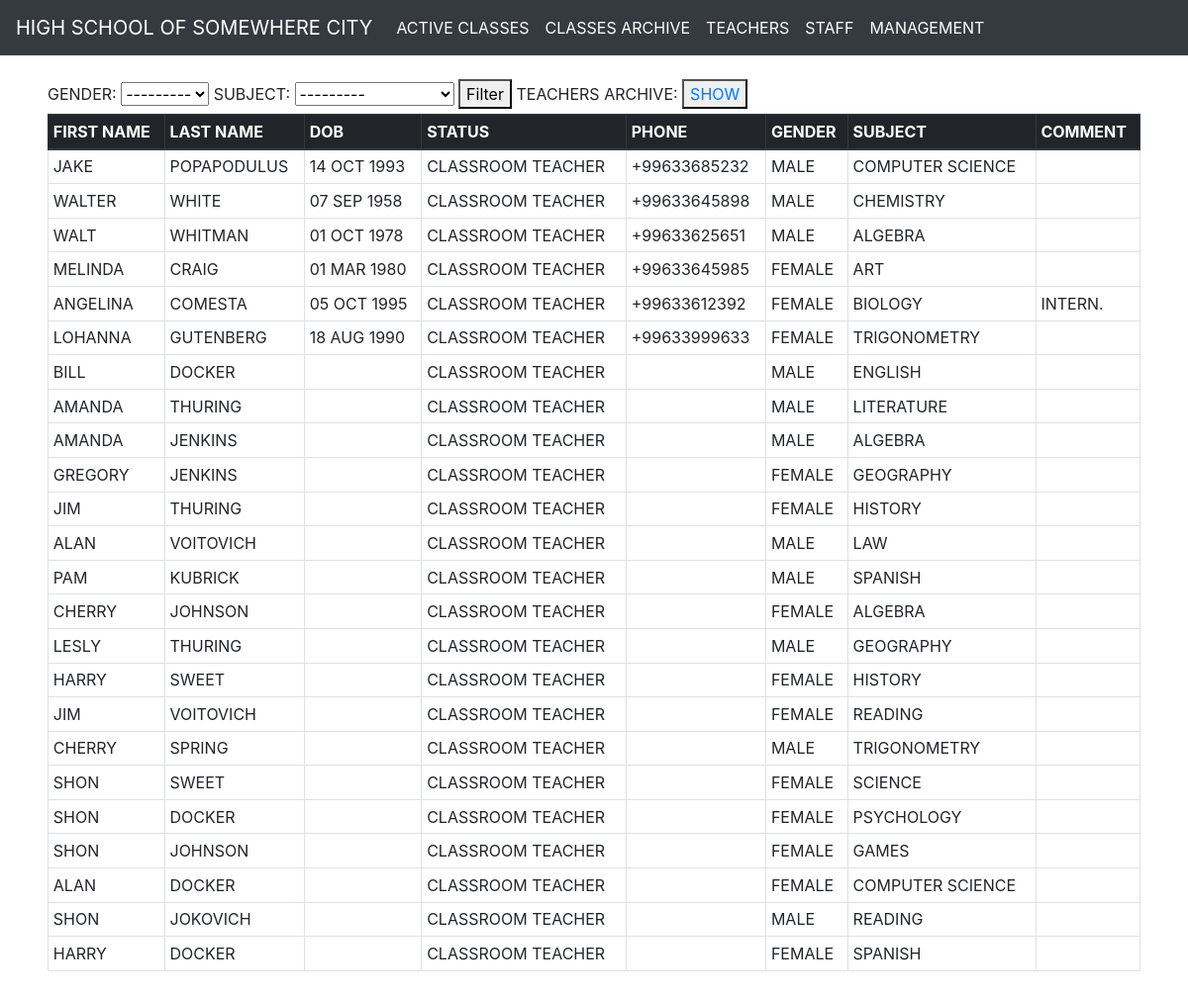
The page /teacher/active/ on the database its author committed.
### apps/main/models.py (models this page shows, shortened)
class Gender(models.Model):
    gender_id = models.SmallAutoField(primary_key=True)
    name = models.CharField(max_length=6)
    def __str__(self):
        return self.name
    class Meta:
        db_table = "gender"

class Subject(models.Model):
    subject_id = models.SmallAutoField(primary_key=True)
    name = models.CharField(max_length=50)
    def __str__(self):
        return self.name
    class Meta:
        db_table = "subject"

class PersonsCommonInfo(models.Model):
    first_name = models.CharField(max_length=50)
    last_name = models.CharField(max_length=50)
    date_of_birth = models.DateField(null=True, blank=True)
    is_active = models.BooleanField(default=True)
    comment = models.TextField(null=True, blank=True)
    date_of_create = models.DateTimeField(auto_now_add=True)
    date_of_update = models.DateTimeField(auto_now=True)
    gender = models.ForeignKey("Gender", on_delete=models.DO_NOTHING)
    class Meta:
        abstract = True

class Teacher(PersonsCommonInfo):
    teacher_id = models.BigAutoField(primary_key=True)
    is_classroom = models.BooleanField(null=True, blank=True, default=False)
    phone = models.CharField(null=True, blank=True, max_length=15, validators=[MinLengthValidator(7)])
    subject = models.ForeignKey("Subject", on_delete=models.DO_NOTHING)
    class Meta:
        db_table = "teacher"

### apps/main/views.py (the view)
# urls.py: path("teacher/active/", TeacherList.as_view(), name="teachers"),
class TeacherList(generic.ListView, utils.GeneralContext):
    queryset = Teacher.objects.select_related("gender", "subject").only(
        "first_name", "last_name", "date_of_birth", "is_classroom", "phone", "gender", "subject", "comment")
    template_name = "main/teacher_list.html"
    context_object_name = "teachers"
    def get_queryset(self):
        is_active = True
        if self.request.path == "/teacher/archive/":
            is_active = False
        qs = super().get_queryset().filter(is_active=is_active)
        if self.request.GET and not self.request.GET.get("page"):
            kwargs = {item: self.request.GET.get(item) for item in self.request.GET if self.request.GET.get(item)}
            qs = qs.filter(**kwargs)
        return qs
    def get_context_data(self, **kwargs):
        general_context = super().get_general_context()
        main_context = super().get_context_data(**kwargs)
        context = dict(list(general_context.items()) + list(main_context.items()))
        title = "Teachers"
        form = FilterForm()
        if self.request.path == "/teacher/archive/":
            title = "Teachers archive"
        context["title"] = title
        context["forms"] = form
        return context

### apps/main/forms.py
class FilterForm(forms.Form):
    gender = forms.ModelChoiceField(queryset=Gender.objects.all(), required=False, label="GENDER")
    subject = forms.ModelChoiceField(queryset=Subject.objects.all(), required=False, label="SUBJECT")
    year_of_foundation = forms.ChoiceField(choices=make_year_fields(SCHOOL_FOUNDATION_YEAR, class_years), required=False)
    classroom_teacher = forms.ModelChoiceField(queryset=Teacher.objects.all(), required=False, label="TEACHER")
    profession = forms.ModelChoiceField(queryset=Profession.objects.all(), required=False, label="PROFESSION")

### apps/main/utils.py (called while the page is built)
    def get_general_context(self, **kwargs):
        context = kwargs
        menu = main_menu.copy()
        context["menu"] = menu
        return context

### apps/main/templates/main/teacher_list.html (shortened to what this page needs)
{% extends 'main/base.html' %}
{% block content %}
<form method="GET">
    <label>GENDER: </label>
    {{forms.gender}}
    <label>SUBJECT: </label>
    {{forms.subject}}
    <button type="Submit">Filter</button>
    <label>TEACHERS ARCHIVE: </label>
    <button type="button"><a href="{% url 'teacher_archive' %}">SHOW</a></button>
</form>
<table class="table table-sm table-bordered">
    <thead class="thead-dark">
        <tr>
            <th scope="col">FIRST NAME</th>
            <th scope="col">LAST NAME</th>
            <th scope="col">DOB</th>
            <th scope="col">STATUS</th>
            <th scope="col">PHONE</th>
            <th scope="col">GENDER</th>
            <th scope="col">SUBJECT</th>
            <th scope="col">COMMENT</th>
        </tr>
    </thead>
    {% for teacher in teachers %}
        <tr>
            <td>{{teacher.first_name}}</td>
            <td>{{teacher.last_name}}</td>
            <td>{{ teacher.date_of_birth|date:"d M Y"|upper }}</td>
            {% if teacher.is_classroom %}
                <td>CLASSROOM TEACHER</td>
            {% else %}
                <td>REGULAR TEACHER</td>
            {% endif %}
            <td>{{teacher.phone|default_if_none:""}}</td>
            <td>{{teacher.gender.name|upper}}</td>
            <td>{{teacher.subject.name|upper}}</td>
            <td>{{teacher.comment|default_if_none:""|upper}}</td>
        </tr>
    {% endfor %}
</table>
<div class="pagination">
</div>
{% endblock content %}

### rows shown on the page
Gender: gender "---------"
Subject: subject "---------"
Teacher: first_name "JAKE", last_name "POPAPODULUS", date_of_birth "14 OCT 1993", is_classroom "CLASSROOM TEACHER", phone "+99633685232", gender.name "MALE", subject.name "COMPUTER SCIENCE"
Teacher: first_name "WALTER", last_name "WHITE", date_of_birth "07 SEP 1958", is_classroom "CLASSROOM TEACHER", phone "+99633645898", gender.name "MALE", subject.name "CHEMISTRY"
Teacher: first_name "WALT", last_name "WHITMAN", date_of_birth "01 OCT 1978", is_classroom "CLASSROOM TEACHER", phone "+99633625651", gender.name "MALE", subject.name "ALGEBRA"
Teacher: first_name "MELINDA", last_name "CRAIG", date_of_birth "01 MAR 1980", is_classroom "CLASSROOM TEACHER", phone "+99633645985", gender.name "FEMALE", subject.name "ART"
Teacher: first_name "ANGELINA", last_name "COMESTA", date_of_birth "05 OCT 1995", is_classroom "CLASSROOM TEACHER", phone "+99633612392", gender.name "FEMALE", subject.name "BIOLOGY", comment "INTERN."
Teacher: first_name "LOHANNA", last_name "GUTENBERG", date_of_birth "18 AUG 1990", is_classroom "CLASSROOM TEACHER", phone "+99633999633", gender.name "FEMALE", subject.name "TRIGONOMETRY"
Teacher: first_name "BILL", last_name "DOCKER", is_classroom "CLASSROOM TEACHER", gender.name "MALE", subject.name "ENGLISH"
Teacher: first_name "AMANDA", last_name "THURING", is_classroom "CLASSROOM TEACHER", gender.name "MALE", subject.name "LITERATURE"
Teacher: first_name "AMANDA", last_name "JENKINS", is_classroom "CLASSROOM TEACHER", gender.name "MALE", subject.name "ALGEBRA"
Teacher: first_name "GREGORY", last_name "JENKINS", is_classroom "CLASSROOM TEACHER", gender.name "FEMALE", subject.name "GEOGRAPHY"
Teacher: first_name "JIM", last_name "THURING", is_classroom "CLASSROOM TEACHER", gender.name "FEMALE", subject.name "HISTORY"
Teacher: first_name "ALAN", last_name "VOITOVICH", is_classroom "CLASSROOM TEACHER", gender.name "MALE", subject.name "LAW"
Teacher: first_name "PAM", last_name "KUBRICK", is_classroom "CLASSROOM TEACHER", gender.name "MALE", subject.name "SPANISH"
Teacher: first_name "CHERRY", last_name "JOHNSON", is_classroom "CLASSROOM TEACHER", gender.name "FEMALE", subject.name "ALGEBRA"
Teacher: first_name "LESLY", last_name "THURING", is_classroom "CLASSROOM TEACHER", gender.name "MALE", subject.name "GEOGRAPHY"
Teacher: first_name "HARRY", last_name "SWEET", is_classroom "CLASSROOM TEACHER", gender.name "FEMALE", subject.name "HISTORY"
Teacher: first_name "JIM", last_name "VOITOVICH", is_classroom "CLASSROOM TEACHER", gender.name "FEMALE", subject.name "READING"
Teacher: first_name "CHERRY", last_name "SPRING", is_classroom "CLASSROOM TEACHER", gender.name "MALE", subject.name "TRIGONOMETRY"
Teacher: first_name "SHON", last_name "SWEET", is_classroom "CLASSROOM TEACHER", gender.name "FEMALE", subject.name "SCIENCE"
Teacher: first_name "SHON", last_name "DOCKER", is_classroom "CLASSROOM TEACHER", gender.name "FEMALE", subject.name "PSYCHOLOGY"
Teacher: first_name "SHON", last_name "JOHNSON", is_classroom "CLASSROOM TEACHER", gender.name "FEMALE", subject.name "GAMES"
Teacher: first_name "ALAN", last_name "DOCKER", is_classroom "CLASSROOM TEACHER", gender.name "FEMALE", subject.name "COMPUTER SCIENCE"
Teacher: first_name "SHON", last_name "JOKOVICH", is_classroom "CLASSROOM TEACHER", gender.name "MALE", subject.name "READING"
Teacher: first_name "HARRY", last_name "DOCKER", is_classroom "CLASSROOM TEACHER", gender.name "FEMALE", subject.name "SPANISH"

### other values the page prints
{{ menu.0 }} "ACTIVE CLASSES"
{{ menu.1 }} "CLASSES ARCHIVE"
{{ menu.2 }} "TEACHERS"
{{ menu.3 }} "STAFF"
{{ menu.4 }} "MANAGEMENT"
